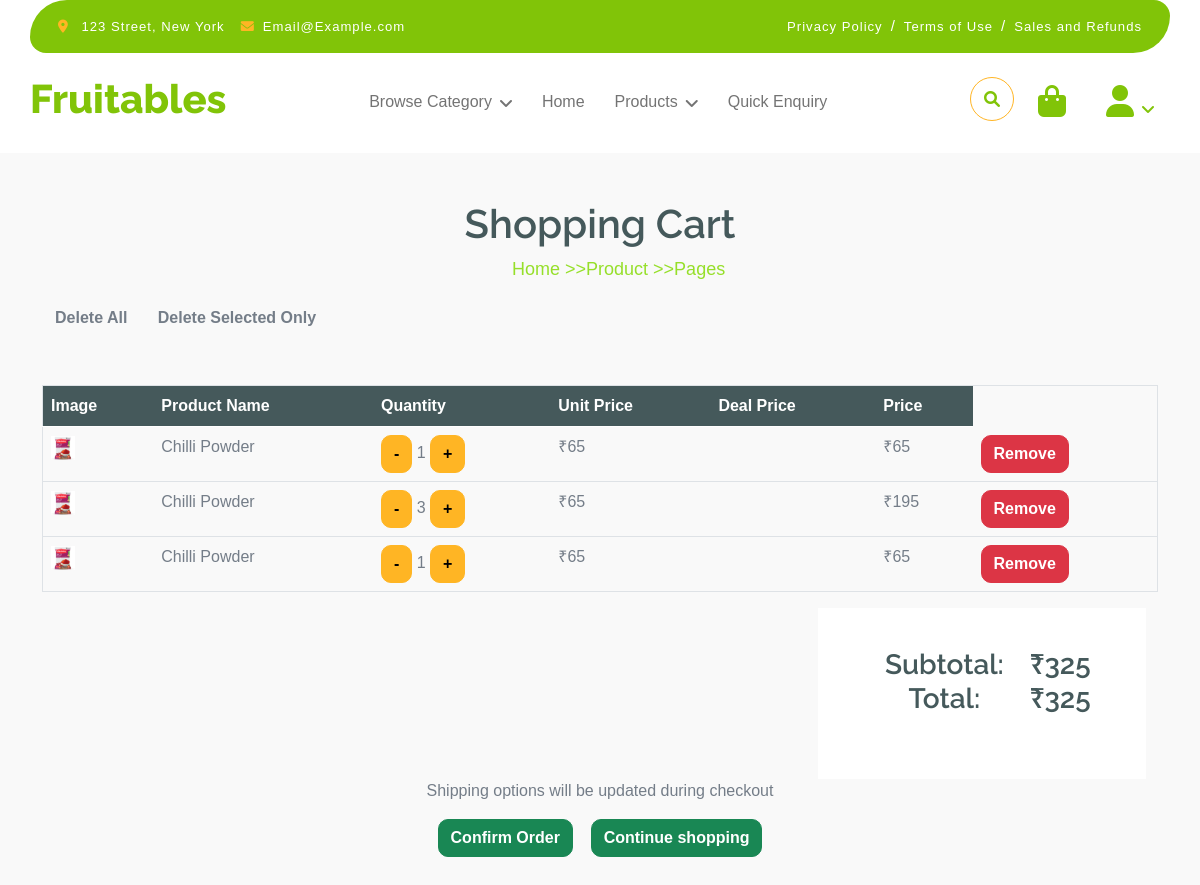
Screenshot of /cart_detail/ with the database file from the repository.
### my_app/models.py (models this page shows, shortened)
class CartItem(models.Model):
    user = models.ForeignKey(User, on_delete=models.CASCADE, null=True, blank=True)  # Ensures one cart per user
    session_id = models.CharField(max_length=50, null=True, blank=True)  # Ensures one cart per guest session
    created_at = models.DateTimeField(auto_now_add=True)
    product = models.ForeignKey(Product, on_delete=models.CASCADE)
    quantity = models.PositiveIntegerField(default=1)
    def subtotal(self):
        return self.product.ourprice * self.quantity
    class Meta:
        unique_together = ('user', 'session_id', 'product')

class Product(models.Model):
    country=models.ForeignKey(Country,on_delete=models.CASCADE)
    brand=models.ForeignKey(Brand,on_delete=models.CASCADE,null=True,blank=True)
    category=models.ForeignKey(Category,on_delete=models.CASCADE,related_name='products')
    code=models.CharField(max_length=50,null=True,blank=True)
    name=models.CharField(max_length=100,null=True)
    detail=models.TextField()
    originalprice=models.IntegerField(null=True)
    ourprice=models.IntegerField(null=True)
    taxrate=models.IntegerField(null=True)
    taxamount=models.IntegerField(null=True)
    grosstotal=models.IntegerField(null=True)
    weight=models.IntegerField(null=True)
    openingstock=models.IntegerField(null=True)
    currentstock=models.IntegerField(null=True)
    image=models.ImageField(upload_to="media",null=True)
    status=models.CharField(max_length=50,null=True,blank=True)
    quantity=models.IntegerField(null=False,blank=False)
    createdat=models.DateField(auto_now_add=True)
    updatedat=models.DateTimeField(auto_now=True)

### my_app/views.py (the view)
# urls.py: path("cart_detail/",views.cart_detail,name="cart_detail"),
def cart_detail(request):
    if request.user.is_authenticated:
        cart_items = CartItem.objects.filter(user=request.user)  # Get the user's cart
    else:
        session_id=request.session.session_key
        if not session_id:
            request.session.create()
            session_id=request.session.session_key
        cart_items = CartItem.objects.filter(session_id=session_id)
    total_price = sum(item.subtotal() for item in cart_items)  # Calculate grand total
    return render(request, "cart_detail.html", {"cart_items": cart_items, "total_price": total_price})

### templates/cart_detail.html (shortened to what this page needs)
{%include 'banner.html'%}
<div class="container-head">
    <h1 style="text-align:center;">Shopping Cart</h1>
    <ul class="listing" >
        <li>Home >> </li>
        <li>Product >> </li>
        <li>Pages </li>
    </ul>
</div>
<div class="container" name="">
    <button class="btn">Delete All</button>
    <button class="btn">Delete Selected Only</button>
</div>
<div class="container my-5">
    {%if cart_items%}
    <table border="1" class="table table-hover">
        <thead class="table-dark">
            <th><b>Image</b></th>
            <th><b>Product Name</b></th>
            <th><b>Quantity</b></th>
            <th><b>Unit Price</b></th>
            <th><b>Deal Price</b></th>
            <th><b>Price</b></th>
        </thead>
        <tbody>
            {%for items in cart_items%}
            <tr>
                <td><img src="{{items.product.image.url}}" style="width:24px; height:24px;"></td>
                <td>{{items.product.name}}</td>
                <td>
                    <a href="{% url 'update_cart' items.id 'decrease' %}" class="btn btn-secondary">-</a>
                    <span>{{ items.quantity }}</span>
                    <a href="{% url 'update_cart' items.id 'increase' %}" class="btn btn-secondary">+</a>
                </td>
                <td>₹{{items.product.ourprice}}</td>
                <td></td>
                <td>₹{{ items.subtotal }}</td>
                <td><a href="{%url 'remove_from_cart' items.id%}" class="btn btn-danger remove-cart" data-product="{{ items.product.id }}">Remove</a></td>
            </tr>
            {%empty%}
            <tr>
                <td><td colspan="4">Your cart is empty.</td></td>
            </tr>
            {%endfor%}
        </tbody>
        </table>
        <div class="container text-center">
            <div class="container-sub">
                &nbsp; &nbsp; &nbsp;<h3><p>Subtotal:  Total:</p></h3>
            <h3><p>₹{{ total_price }} <span id="total_cart">₹{{ total_price }}</span></p></h3>
        {%else%}
            <p>Your cart is empty</p>
        {%endif%}
                </div>
                <p>Shipping options will be updated during checkout</p>
                <a class="btn btn-success" href="{%url 'checkout'%}">Confirm Order</a>  &nbsp; &nbsp;<a href="{%url 'product_list'%}" class="btn btn-success">Continue shopping</a>
        </div>
</div>

### static/css/style.css (style rules this page uses)
.btn { font-weight: 600; transition: .5s; }

### templates/banner.html (style rules this page uses)
* { margin: 0; padding: 0; box-sizing: border-box; }
body { font-family: Arial, sans-serif; background-color: #f9f9f9; }
.container-head .listing { margin-left:40%; color:rgb(150, 223, 42); }
.container-head { margin-top:200px; }
.container-head ul { list-style: none; text-align:center; display: inline-flex; color:black; font-size:18px;margin-left: 620px; }
.container-sub { background-color: white;padding:40px; width:30%; margin-left: 70%; display:flex;justify-content:space-between; }

### rows the page displays
CartItem: product.image (picture), product.name "Chilli Powder", quantity "1", product.ourprice "65", subtotal "65"
CartItem: product.image (picture), product.name "Chilli Powder", quantity "3", product.ourprice "65", subtotal "195"
CartItem: product.image (picture), product.name "Chilli Powder", quantity "1", product.ourprice "65", subtotal "65"

### other values shown
{{ total_price }} "325"
